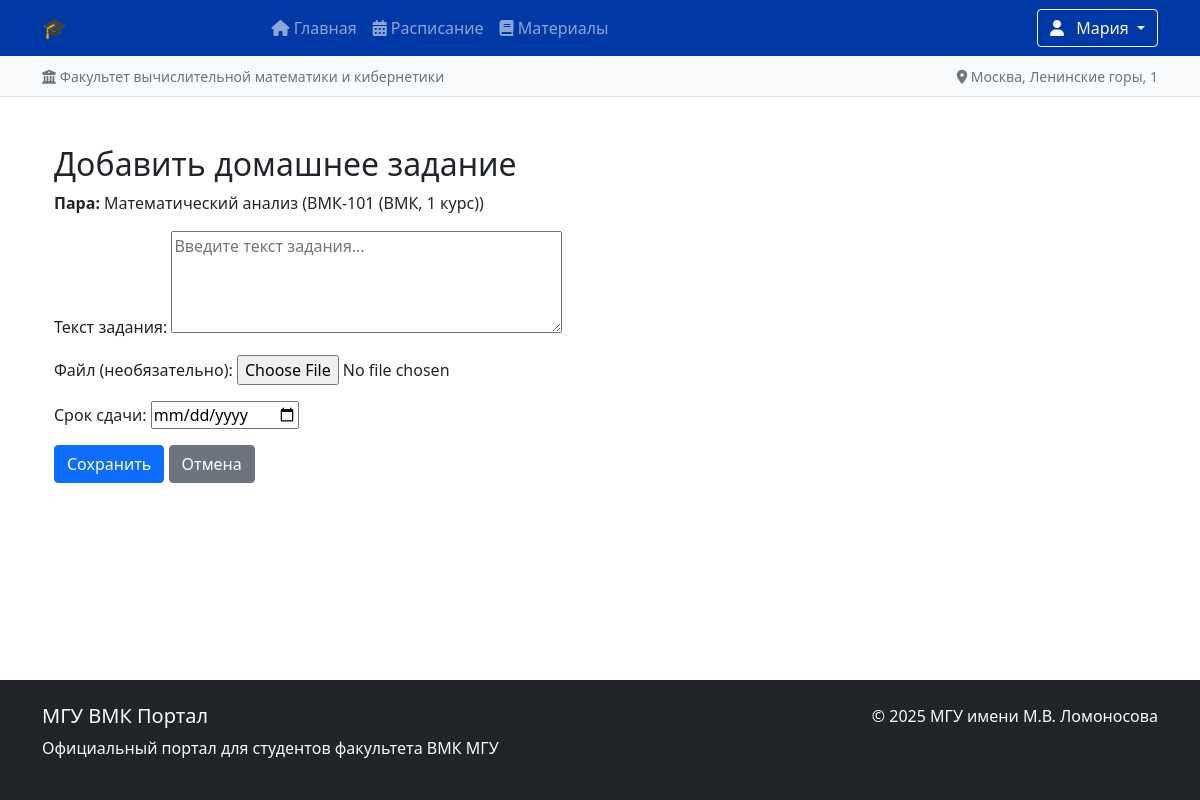
/schedule/add-homework/4/ (signed in), run on the app's committed database.
### main/models.py (models this page shows, shortened)
class CustomUser(AbstractUser):
    ROLES = [
        ('student', 'Студент'),
        ('headman', 'Староста'),
        ('teacher', 'Преподаватель'),
        ('admin', 'Администратор'),
    ]
    student_id = models.CharField(
        max_length=20,
        unique=True,
        verbose_name='Номер студенческого'
    )
    faculty = models.CharField(
        max_length=100,
        verbose_name='Факультет'
    )
    course = models.IntegerField(verbose_name='Курс')
    role = models.CharField(
        max_length=20,
        choices=ROLES,
        default='student',
        verbose_name='Роль'
    )
    photo = models.ImageField(
        upload_to='profiles/',
        blank=True,
        null=True,
        verbose_name='Фото'
    )
    group = models.ForeignKey(
        'Group',
        on_delete=models.SET_NULL,
        null=True,
        blank=True,
        verbose_name='Группа'
    )
    class Meta:
        verbose_name = 'Пользователь'
        verbose_name_plural = 'Пользователи'

class Group(models.Model):
    name = models.CharField(
        max_length=50,
        verbose_name='Название группы'
    )
    faculty = models.CharField(
        max_length=100,
        verbose_name='Факультет'
    )
    course = models.IntegerField(verbose_name='Курс')
    def __str__(self):
        return f"{self.name} ({self.faculty}, {self.course} курс)"
    class Meta:
        verbose_name = 'Группа'
        verbose_name_plural = 'Группы'
        ordering = ['faculty', 'course', 'name']

### schedule/models.py (models this page shows, shortened)
class Schedule(models.Model):
    DAYS = [
        ('monday', 'Понедельник'),
        ('tuesday', 'Вторник'),
        ('wednesday', 'Среда'),
        ('thursday', 'Четверг'),
        ('friday', 'Пятница'),
        ('saturday', 'Суббота'),
    ]
    group = models.ForeignKey(Group, on_delete=models.CASCADE, verbose_name='Группа')
    day = models.CharField(max_length=15, choices=DAYS, verbose_name='День недели')
    lesson_number = models.IntegerField(verbose_name='Номер пары')
    teacher_id = models.CharField(
        max_length=20,
        null=True,
        unique=False,
        verbose_name='Номер студенческого'
    )
    time = models.CharField(max_length=20, verbose_name='Время')
    subject = models.ForeignKey(Subject, on_delete=models.CASCADE, verbose_name='Предмет')
    classroom = models.CharField(max_length=50, verbose_name='Аудитория')
    class Meta:
        ordering = ['day', 'lesson_number']
        verbose_name = 'Расписание'
        verbose_name_plural = 'Расписание'

class Subject(models.Model):
    name = models.CharField(max_length=100, verbose_name='Название предмета')
    teacher = models.ForeignKey(CustomUser, on_delete=models.CASCADE, limit_choices_to={'role': 'teacher'})
    def __str__(self):
        return self.name

### schedule/views.py (the view)
# urls.py: path('add-homework/<int:schedule_id>/', views.add_homework, name='add_homework'),
@login_required
@user_passes_test(is_headman_or_above)
def add_homework(request, schedule_id):
    schedule = get_object_or_404(Schedule, id=schedule_id)
    if request.method == 'POST':
        form = HomeworkForm(request.POST, request.FILES)
        if form.is_valid():
            print("Succes")
            homework = form.save(commit=False)
            homework.schedule = schedule
            homework.created_by = request.user
            homework.assigned_date = date.today()  # ⚡ автоматически ставим дату выдачи
            homework.save()
            return redirect('schedule_detail', schedule_id=schedule.id)
    else:
        form = HomeworkForm()
    return render(request, 'add_homework.html', {
        'form': form,
        'schedule': schedule
    })

### schedule/forms.py
class HomeworkForm(forms.ModelForm):
    class Meta:
        model = Homework
        fields = ['content', 'file', 'due_date']  # ⚡ assigned_date не показываем пользователю
        widgets = {
            'content': forms.Textarea(attrs={'rows': 4, 'placeholder': 'Введите текст задания...'}),
            'due_date': forms.DateInput(attrs={'type': 'date'}),
        }
        labels = {
            'content': 'Текст задания',
            'file': 'Файл (необязательно)',
            'due_date': 'Срок сдачи',
        }

### schedule/views.py (called while the page is built)
def is_headman_or_above(user):
    return user.role in ['headman', 'teacher', 'admin']

### schedule/templates/add_homework.html (shortened to what this page needs)
{% extends "base.html" %}
{% block content %}
<div class="container mt-4">
    <h2>Добавить домашнее задание</h2>
    <p><strong>Пара:</strong> {{ schedule.subject }} ({{ schedule.group }})</p>
    <form method="post" enctype="multipart/form-data">
        {{ form.as_p }}
        <button type="submit" class="btn btn-primary">Сохранить</button>
        <a href="{% url 'schedule_detail' schedule.id %}" class="btn btn-secondary">Отмена</a>
    </form>
</div>
{% endblock %}

### templates/partials/header.html (shortened to what this page needs)
<header class="bg-msu">
    <div class="container">
        <nav class="navbar navbar-expand-lg navbar-dark">
            <a class="navbar-brand" href="{% url 'home' %}">
                🎓 МГУ ВМК Портал
            </a>
            <div class="collapse navbar-collapse" id="navbarNav">
                <ul class="navbar-nav me-auto">
                    <li class="nav-item">
                        <a class="nav-link {% if request.resolver_match.url_name == 'home' %}active{% endif %}"
                           href="{% url 'home' %}">
                            <i class="fas fa-home"></i> Главная
                        </a>
                    </li>
                    <li class="nav-item">
                        <a class="nav-link {% if 'schedule' in request.resolver_match.url_name %}active{% endif %}"
                           href="{% url 'schedule' %}">
                            <i class="fas fa-calendar-alt"></i> Расписание
                        </a>
                    </li>
                    <li class="nav-item">
                        <a class="nav-link {% if 'materials' in request.resolver_match.url_name %}active{% endif %}"
                           href="{% url 'materials' %}">
                            <i class="fas fa-book"></i> Материалы
                        </a>
                    </li>
                </ul>
                <div class="navbar-nav">
                    {% if user.is_authenticated %}
                    <div class="dropdown">
                        <button class="btn btn-outline-light dropdown-toggle" type="button"
                                data-bs-toggle="dropdown">
                            {% if user.photo %}
                            <img src="{{ user.photo.url }}" class="profile-img me-2">
                            {% else %}
                            <i class="fas fa-user me-2"></i>
                            {% endif %}
                            {{ user.first_name }}
                        </button>
                    </div>
                    {% else %}
                    <a href="{% url 'login' %}" class="btn btn-outline-light">
                        <i class="fas fa-sign-in-alt"></i> Войти
                    </a>
                    {% endif %}
                </div>
            </div>
        </nav>
    </div>
</header>
<div class="bg-light border-bottom">
    <div class="container py-2">
        <div class="d-flex justify-content-between align-items-center">
            <div>
                <small class="text-muted">
                    <i class="fas fa-university"></i> Факультет вычислительной математики и кибернетики
                </small>
            </div>
            <div>
                <small class="text-muted">
                    <i class="fas fa-map-marker-alt"></i> Москва, Ленинские горы, 1
                </small>
            </div>
        </div>
    </div>
</div>

### static/css/base.css (style rules this page uses)
.navbar-brand { font-weight: bold; color: #0039a6 !important; }
.bg-msu { background-color: #0039a6; }
body { display: flex; flex-direction: column; min-height: 100vh; }

### data on the page
CustomUser: first_name "Мария"
Schedule: subject "Математический анализ", group "ВМК-101 (ВМК, 1 курс)"
